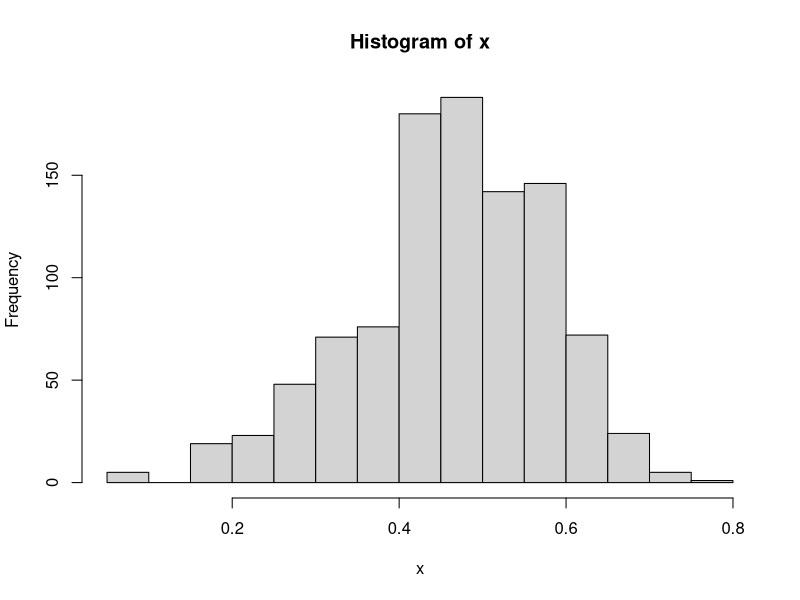

Write the R code that produced this figure.

x=c()

for(cc in 1:1000) {
  girls<- 0
  for (f in 1:10)
  {
    gender <- sample(0:1, 1, replace=TRUE)
    # YY: change i to gender
    while(gender < 1)
    {
      girls = girls + 1      
      gender <- sample(0:1, 1, replace=TRUE)
    }
    f <- f+1
  }
  ratio <- girls/(girls+10) #girls/boys
  x<-c(x,ratio)
}

hist(x)



